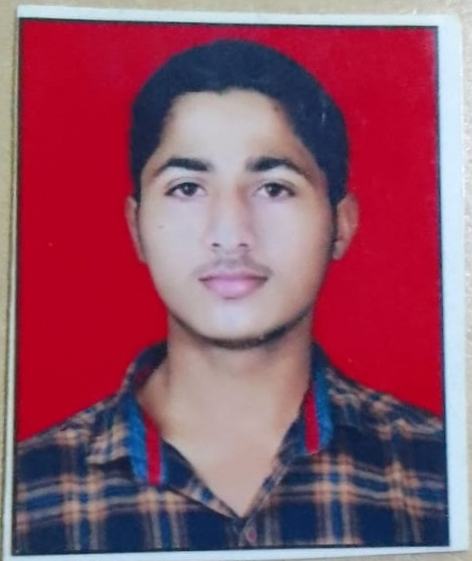
#> input picture obtained.jpeg, 472 x 561 px
$ python Imageprocesscing.py
#> lines starting #> are read from the running program, lines starting #| are printed output that depends on the picture
# [12 lines of commented-out code are left out]


import cv2

#c Read the image CLAHE

img = cv2.imread('obtained.jpeg')
#> img is the input picture: shape (561, 472, 3); mean B, G, R 103.9, 83.5, 145.4

# prepre for CLAHE

clahe = cv2.createCLAHE()

# convrt to gery scale image

grey_img = cv2.cvtColor(img ,cv2.COLOR_BGR2GRAY)
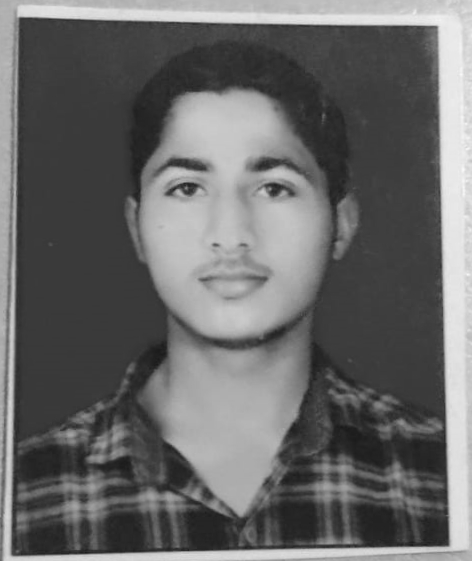
#> grey_img: shape (561, 472); min 25, max 248, mean 104.3

# Apply enhancement
enh_img = clahe.apply(grey_img)
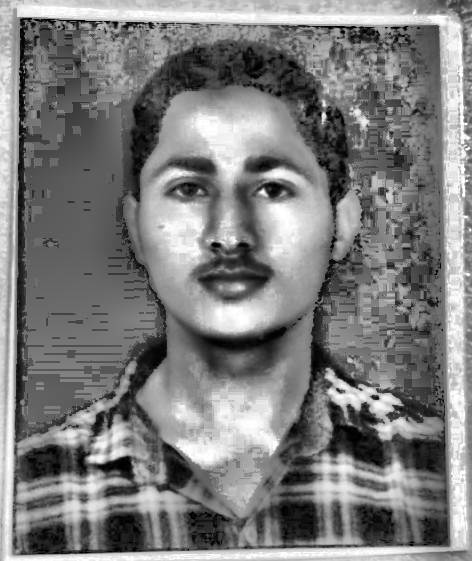
#> enh_img: shape (561, 472); min 0, max 255, mean 125.2

#save it to file
cv2.imwrite('enhance2.png', enh_img)


print("Done Enhancing..")

$ run again, with My Ration.jpeg copied over obtained.jpeg
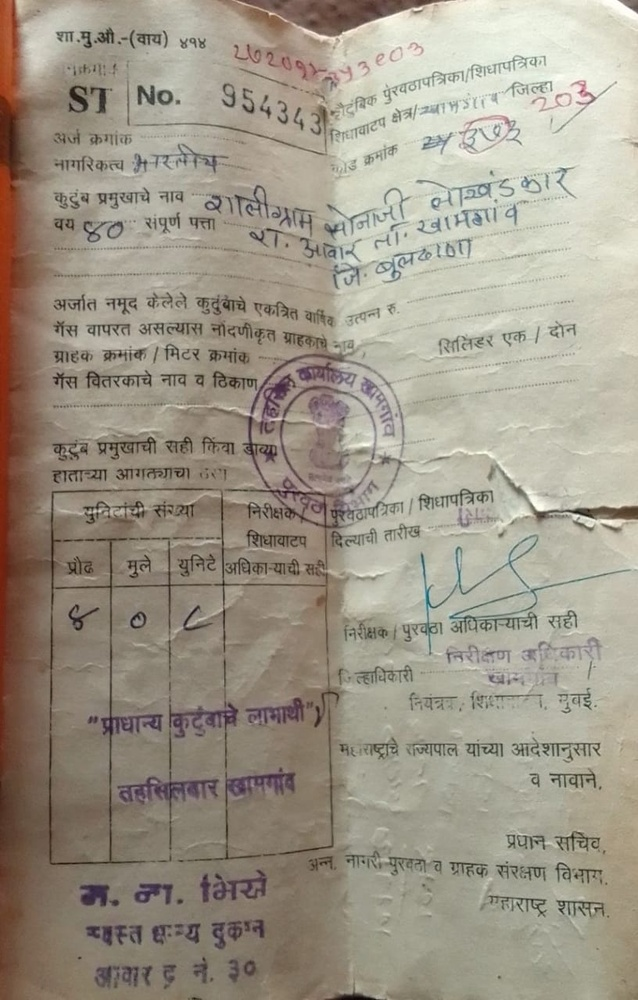
#> input picture My Ration.jpeg, 638 x 1000 px, shrunk from 816 x 1280 before the run
#> img is the input picture: shape (1000, 638, 3); mean B, G, R 137, 151.7, 159.5
#> `grey_img = cv2.cvtColor(img ,cv2.COLOR_BGR2GRAY)`:
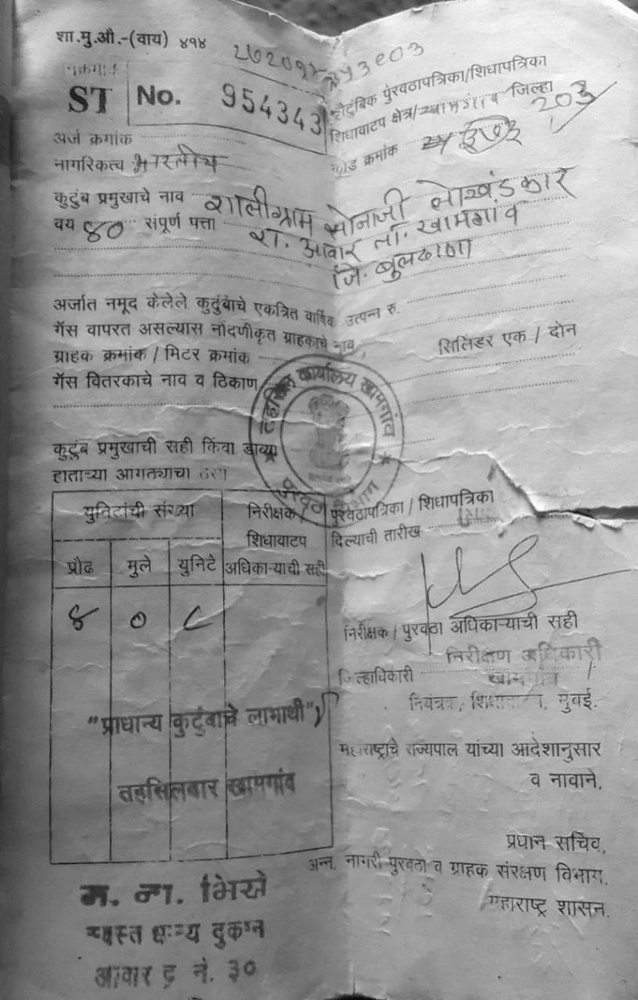
#> grey_img: shape (1000, 638); min 5, max 254, mean 152.4
#> `enh_img = clahe.apply(grey_img)`:
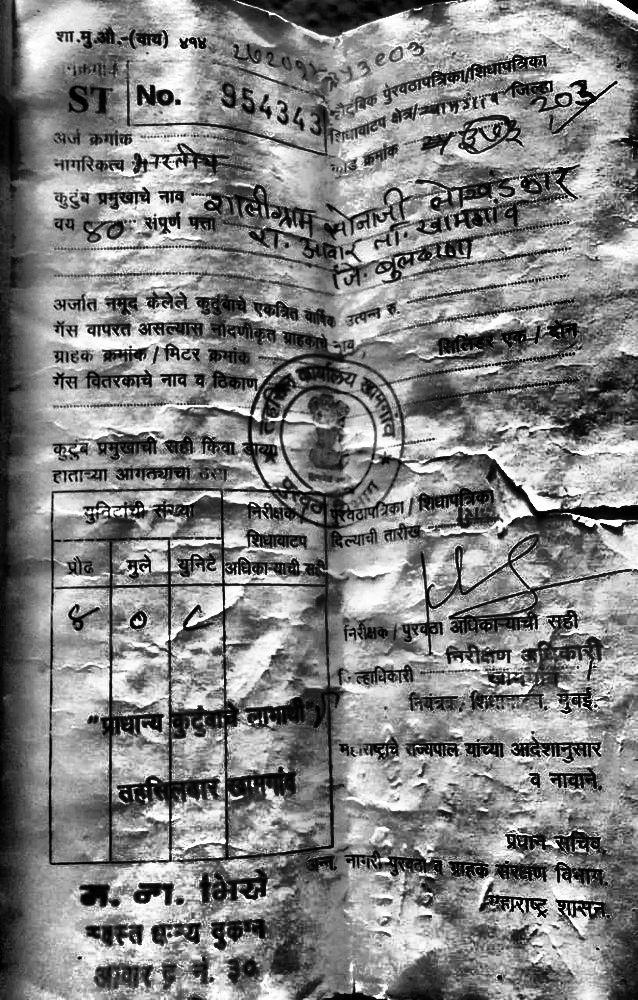
#> enh_img: shape (1000, 638); min 0, max 255, mean 130.4
